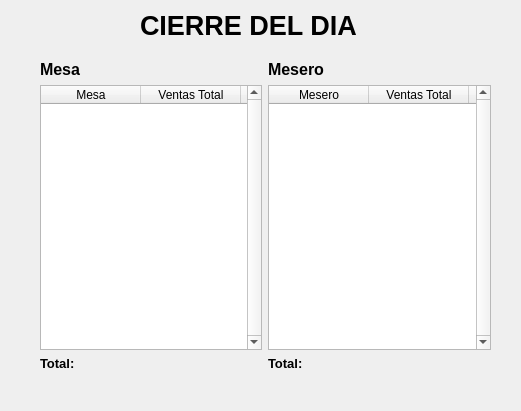
<?xml version="1.0" encoding="UTF-8"?>
<ui version="4.0">
 <class>CierreDia</class>
 <widget class="QWidget" name="CierreDia">
  <property name="geometry">
   <rect>
    <x>0</x>
    <y>0</y>
    <width>521</width>
    <height>411</height>
   </rect>
  </property>
  <property name="windowTitle">
   <string>Foud Court</string>
  </property>
  <widget class="QLabel" name="label_8">
   <property name="geometry">
    <rect>
     <x>140</x>
     <y>10</y>
     <width>231</width>
     <height>31</height>
    </rect>
   </property>
   <property name="font">
    <font>
     <pointsize>20</pointsize>
     <weight>75</weight>
     <bold>true</bold>
    </font>
   </property>
   <property name="text">
    <string>CIERRE DEL DIA</string>
   </property>
  </widget>
  <widget class="QWidget" name="">
   <property name="geometry">
    <rect>
     <x>40</x>
     <y>60</y>
     <width>451</width>
     <height>311</height>
    </rect>
   </property>
   <layout class="QGridLayout" name="gridLayout">
    <item row="0" column="0">
     <widget class="QLabel" name="label_4">
      <property name="font">
       <font>
        <pointsize>12</pointsize>
        <weight>75</weight>
        <bold>true</bold>
       </font>
      </property>
      <property name="text">
       <string>Mesa</string>
      </property>
     </widget>
    </item>
    <item row="0" column="2">
     <widget class="QLabel" name="label_3">
      <property name="font">
       <font>
        <pointsize>12</pointsize>
        <weight>75</weight>
        <bold>true</bold>
       </font>
      </property>
      <property name="text">
       <string>Mesero</string>
      </property>
     </widget>
    </item>
    <item row="1" column="0" colspan="2">
     <widget class="QTableWidget" name="tableMesa">
      <property name="verticalScrollBarPolicy">
       <enum>Qt::ScrollBarAlwaysOn</enum>
      </property>
      <property name="horizontalScrollBarPolicy">
       <enum>Qt::ScrollBarAlwaysOff</enum>
      </property>
      <property name="sizeAdjustPolicy">
       <enum>QAbstractScrollArea::AdjustToContents</enum>
      </property>
      <column>
       <property name="text">
        <string>Mesa</string>
       </property>
      </column>
      <column>
       <property name="text">
        <string>Ventas Total</string>
       </property>
      </column>
      <column>
       <property name="text">
        <string/>
       </property>
      </column>
      <column>
       <property name="text">
        <string/>
       </property>
      </column>
     </widget>
    </item>
    <item row="1" column="2" colspan="2">
     <widget class="QTableWidget" name="tableMesero">
      <property name="verticalScrollBarPolicy">
       <enum>Qt::ScrollBarAlwaysOn</enum>
      </property>
      <property name="horizontalScrollBarPolicy">
       <enum>Qt::ScrollBarAlwaysOff</enum>
      </property>
      <property name="sizeAdjustPolicy">
       <enum>QAbstractScrollArea::AdjustToContents</enum>
      </property>
      <column>
       <property name="text">
        <string>Mesero</string>
       </property>
      </column>
      <column>
       <property name="text">
        <string>Ventas Total</string>
       </property>
      </column>
      <column>
       <property name="text">
        <string/>
       </property>
      </column>
      <column>
       <property name="text">
        <string/>
       </property>
      </column>
     </widget>
    </item>
    <item row="2" column="0">
     <widget class="QLabel" name="label_6">
      <property name="font">
       <font>
        <pointsize>10</pointsize>
        <weight>75</weight>
        <bold>true</bold>
       </font>
      </property>
      <property name="text">
       <string>Total:</string>
      </property>
     </widget>
    </item>
    <item row="2" column="1">
     <widget class="QLabel" name="labelTotalMesa">
      <property name="text">
       <string/>
      </property>
     </widget>
    </item>
    <item row="2" column="2">
     <widget class="QLabel" name="label_7">
      <property name="font">
       <font>
        <pointsize>10</pointsize>
        <weight>75</weight>
        <bold>true</bold>
       </font>
      </property>
      <property name="text">
       <string>Total:</string>
      </property>
     </widget>
    </item>
    <item row="2" column="3">
     <widget class="QLabel" name="labelTotalMesero">
      <property name="text">
       <string/>
      </property>
     </widget>
    </item>
   </layout>
  </widget>
 </widget>
 <resources/>
 <connections/>
</ui>
